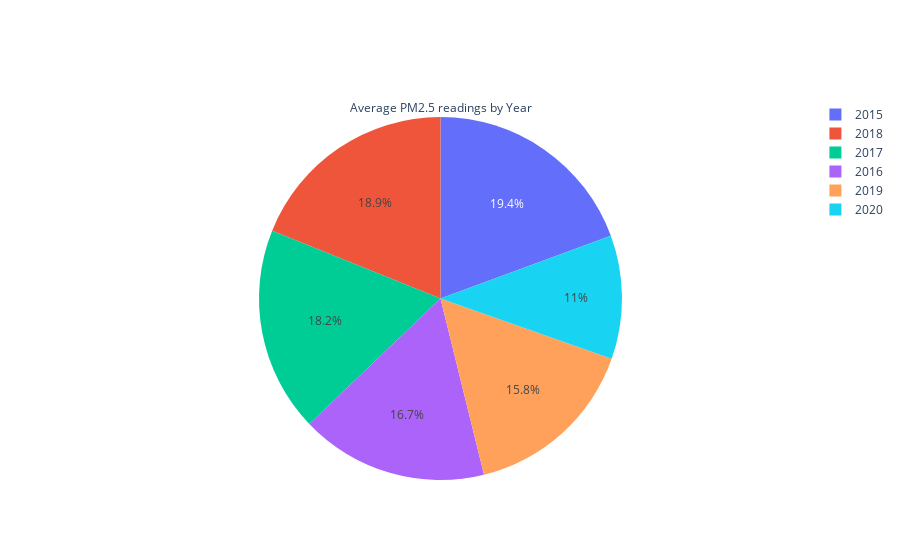

This figure's notebook cell:
### Code cell
p1=go.Pie(labels=avg['Year'], values=avg['PM2.5'].round(2),title='Average PM2.5 readings by Year')
fig=go.Figure(p1)
fig.update_traces(textposition='inside')
fig=fig.update_layout(uniformtext_minsize=12, uniformtext_mode='hide')
fig.show()

### Figure 1 — Plotly figure (JSON) as saved in the notebook; plotly's stock layout.template omitted (floating-point values rounded to 4 significant figures)
{"data": [{"labels": [2015, 2016, 2017, 2018, 2019, 2020], "textposition": "inside", "title": {"text": "Average PM2.5 readings by Year"}, "type": "pie", "values": [76.57, 66.02, 72.03, 74.65, 62.21, 43.48]}], "layout": {"uniformtext": {"minsize": 12, "mode": "hide"}}}
